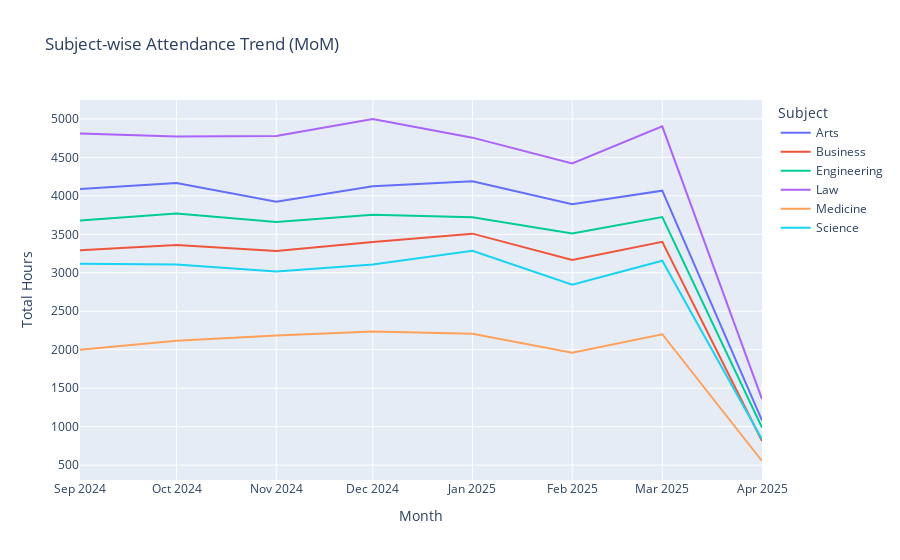

Here is the notebook cell this chart was saved with:
### Markdown cell above
## Subject-wise Attendance Trend (Month-over-Month)

This line chart compares attendance trends across different subjects,
showing how total attendance hours vary by department over time.

### Code cell
query = """
SELECT
    c.year,
    c.month,
    t.department AS subject,
    SUM(f.total_hours) AS total_hours
FROM fact_attendance_daily f
JOIN dim_calendar c
    ON f.date_id = c.date_id
JOIN dim_teachers t
    ON f.badge_id = t.badge_id
GROUP BY c.year, c.month, t.department
ORDER BY c.year, c.month;
"""

df = pd.read_sql(query, conn)

df["month_label"] = df["year"].astype(str) + "-" + df["month"].astype(str)

fig = px.line(
    df,
    x="month_label",
    y="total_hours",
    color="subject",
    title="Subject-wise Attendance Trend (MoM)"
)

fig.update_layout(
    xaxis_title="Month",
    yaxis_title="Total Hours",
    legend_title="Subject"
)

fig.show()

### Figure 1 — Plotly figure (JSON) as saved in the notebook; plotly's stock layout.template omitted (floating-point values rounded to 4 significant figures)
{"data": [{"hovertemplate": "subject=Arts<br>month_label=%{x}<br>total_hours=%{y}<extra></extra>", "legendgroup": "Arts", "line": {"color": "#636efa", "dash": "solid"}, "marker": {"symbol": "circle"}, "mode": "lines", "name": "Arts", "orientation": "v", "showlegend": true, "type": "scatter", "x": ["2024-9", "2024-10", "2024-11", "2024-12", "2025-1", "2025-2", "2025-3", "2025-4"], "xaxis": "x", "y": [4089.0, 4167.0, 3925.0, 4126.0, 4190.0, 3891.0, 4067.0, 1081.0], "yaxis": "y"}, {"hovertemplate": "subject=Business<br>month_label=%{x}<br>total_hours=%{y}<extra></extra>", "legendgroup": "Business", "line": {"color": "#EF553B", "dash": "solid"}, "marker": {"symbol": "circle"}, "mode": "lines", "name": "Business", "orientation": "v", "showlegend": true, "type": "scatter", "x": ["2024-9", "2024-10", "2024-11", "2024-12", "2025-1", "2025-2", "2025-3", "2025-4"], "xaxis": "x", "y": [3293.0, 3362.0, 3284.0, 3401.0, 3509.0, 3166.0, 3403.0, 812.7], "yaxis": "y"}, {"hovertemplate": "subject=Engineering<br>month_label=%{x}<br>total_hours=%{y}<extra></extra>", "legendgroup": "Engineering", "line": {"color": "#00cc96", "dash": "solid"}, "marker": {"symbol": "circle"}, "mode": "lines", "name": "Engineering", "orientation": "v", "showlegend": true, "type": "scatter", "x": ["2024-9", "2024-10", "2024-11", "2024-12", "2025-1", "2025-2", "2025-3", "2025-4"], "xaxis": "x", "y": [3681.0, 3769.0, 3661.0, 3755.0, 3722.0, 3510.0, 3724.0, 989.4], "yaxis": "y"}, {"hovertemplate": "subject=Law<br>month_label=%{x}<br>total_hours=%{y}<extra></extra>", "legendgroup": "Law", "line": {"color": "#ab63fa", "dash": "solid"}, "marker": {"symbol": "circle"}, "mode": "lines", "name": "Law", "orientation": "v", "showlegend": true, "type": "scatter", "x": ["2024-9", "2024-10", "2024-11", "2024-12", "2025-1", "2025-2", "2025-3", "2025-4"], "xaxis": "x", "y": [4812.0, 4772.0, 4778.0, 4999.0, 4756.0, 4422.0, 4903.0, 1359.0], "yaxis": "y"}, {"hovertemplate": "subject=Medicine<br>month_label=%{x}<br>total_hours=%{y}<extra></extra>", "legendgroup": "Medicine", "line": {"color": "#FFA15A", "dash": "solid"}, "marker": {"symbol": "circle"}, "mode": "lines", "name": "Medicine", "orientation": "v", "showlegend": true, "type": "scatter", "x": ["2024-9", "2024-10", "2024-11", "2024-12", "2025-1", "2025-2", "2025-3", "2025-4"], "xaxis": "x", "y": [1999.0, 2116.0, 2186.0, 2237.0, 2206.0, 1960.0, 2201.0, 553.5], "yaxis": "y"}, {"hovertemplate": "subject=Science<br>month_label=%{x}<br>total_hours=%{y}<extra></extra>", "legendgroup": "Science", "line": {"color": "#19d3f3", "dash": "solid"}, "marker": {"symbol": "circle"}, "mode": "lines", "name": "Science", "orientation": "v", "showlegend": true, "type": "scatter", "x": ["2024-9", "2024-10", "2024-11", "2024-12", "2025-1", "2025-2", "2025-3", "2025-4"], "xaxis": "x", "y": [3118.0, 3107.0, 3016.0, 3108.0, 3285.0, 2844.0, 3156.0, 835.4], "yaxis": "y"}], "layout": {"legend": {"title": {"text": "Subject"}, "tracegroupgap": 0}, "title": {"text": "Subject-wise Attendance Trend (MoM)"}, "xaxis": {"anchor": "y", "domain": [0, 1], "title": {"text": "Month"}}, "yaxis": {"anchor": "x", "domain": [0, 1], "title": {"text": "Total Hours"}}}}
